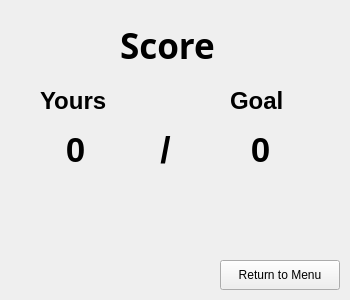
<?xml version="1.0" encoding="UTF-8"?>
<ui version="4.0">
 <class>Result</class>
 <widget class="QWidget" name="Result">
  <property name="geometry">
   <rect>
    <x>0</x>
    <y>0</y>
    <width>350</width>
    <height>300</height>
   </rect>
  </property>
  <property name="cursor">
   <cursorShape>ArrowCursor</cursorShape>
  </property>
  <property name="windowTitle">
   <string>Result</string>
  </property>
  <property name="windowIcon">
   <iconset resource="resource.qrc">
    <normaloff>:/image/Resource/candyCrushLogo.png</normaloff>:/image/Resource/candyCrushLogo.png</iconset>
  </property>
  <widget class="QPushButton" name="pushButton_returnToMenu">
   <property name="geometry">
    <rect>
     <x>220</x>
     <y>260</y>
     <width>120</width>
     <height>30</height>
    </rect>
   </property>
   <property name="cursor">
    <cursorShape>PointingHandCursor</cursorShape>
   </property>
   <property name="text">
    <string>Return to Menu</string>
   </property>
  </widget>
  <widget class="QLabel" name="label_text_yours">
   <property name="geometry">
    <rect>
     <x>40</x>
     <y>80</y>
     <width>71</width>
     <height>41</height>
    </rect>
   </property>
   <property name="font">
    <font>
     <family>Arial</family>
     <pointsize>18</pointsize>
     <weight>75</weight>
     <bold>true</bold>
    </font>
   </property>
   <property name="text">
    <string>Yours</string>
   </property>
  </widget>
  <widget class="QLabel" name="label_text_goal">
   <property name="geometry">
    <rect>
     <x>230</x>
     <y>80</y>
     <width>71</width>
     <height>41</height>
    </rect>
   </property>
   <property name="font">
    <font>
     <family>Arial</family>
     <pointsize>18</pointsize>
     <weight>75</weight>
     <bold>true</bold>
    </font>
   </property>
   <property name="text">
    <string>Goal</string>
   </property>
  </widget>
  <widget class="QLabel" name="label_yoursValue">
   <property name="geometry">
    <rect>
     <x>10</x>
     <y>130</y>
     <width>131</width>
     <height>41</height>
    </rect>
   </property>
   <property name="font">
    <font>
     <family>Arial</family>
     <pointsize>26</pointsize>
     <weight>75</weight>
     <bold>true</bold>
    </font>
   </property>
   <property name="text">
    <string>&lt;html&gt;&lt;head/&gt;&lt;body&gt;&lt;p align=&quot;center&quot;&gt;0&lt;/p&gt;&lt;/body&gt;&lt;/html&gt;</string>
   </property>
  </widget>
  <widget class="QLabel" name="label_goalValue">
   <property name="geometry">
    <rect>
     <x>190</x>
     <y>130</y>
     <width>141</width>
     <height>41</height>
    </rect>
   </property>
   <property name="font">
    <font>
     <family>Arial</family>
     <pointsize>26</pointsize>
     <weight>75</weight>
     <bold>true</bold>
    </font>
   </property>
   <property name="text">
    <string>&lt;html&gt;&lt;head/&gt;&lt;body&gt;&lt;p align=&quot;center&quot;&gt;0&lt;/p&gt;&lt;/body&gt;&lt;/html&gt;</string>
   </property>
  </widget>
  <widget class="QLabel" name="label_text_slash">
   <property name="geometry">
    <rect>
     <x>130</x>
     <y>115</y>
     <width>71</width>
     <height>71</height>
    </rect>
   </property>
   <property name="font">
    <font>
     <family>Arial</family>
     <pointsize>28</pointsize>
     <weight>75</weight>
     <bold>true</bold>
    </font>
   </property>
   <property name="text">
    <string>&lt;html&gt;&lt;head/&gt;&lt;body&gt;&lt;p align=&quot;center&quot;&gt;/&lt;/p&gt;&lt;/body&gt;&lt;/html&gt;</string>
   </property>
  </widget>
  <widget class="QLabel" name="label_star1">
   <property name="geometry">
    <rect>
     <x>80</x>
     <y>210</y>
     <width>47</width>
     <height>41</height>
    </rect>
   </property>
   <property name="text">
    <string/>
   </property>
  </widget>
  <widget class="QLabel" name="label_star2">
   <property name="geometry">
    <rect>
     <x>140</x>
     <y>210</y>
     <width>47</width>
     <height>41</height>
    </rect>
   </property>
   <property name="text">
    <string/>
   </property>
  </widget>
  <widget class="QLabel" name="label_star3">
   <property name="geometry">
    <rect>
     <x>210</x>
     <y>210</y>
     <width>47</width>
     <height>41</height>
    </rect>
   </property>
   <property name="text">
    <string/>
   </property>
  </widget>
  <widget class="QLabel" name="label_item_pic">
   <property name="geometry">
    <rect>
     <x>120</x>
     <y>0</y>
     <width>101</width>
     <height>91</height>
    </rect>
   </property>
   <property name="font">
    <font>
     <family>微軟正黑體</family>
     <pointsize>26</pointsize>
     <weight>75</weight>
     <bold>true</bold>
    </font>
   </property>
   <property name="text">
    <string>Score</string>
   </property>
  </widget>
  <widget class="QLabel" name="label_backgroundImage">
   <property name="geometry">
    <rect>
     <x>290</x>
     <y>20</y>
     <width>47</width>
     <height>31</height>
    </rect>
   </property>
   <property name="text">
    <string/>
   </property>
  </widget>
  <widget class="QLabel" name="label_backgroundImageMask">
   <property name="geometry">
    <rect>
     <x>300</x>
     <y>50</y>
     <width>47</width>
     <height>31</height>
    </rect>
   </property>
   <property name="text">
    <string/>
   </property>
  </widget>
 </widget>
 <resources>
  <include location="resource.qrc"/>
 </resources>
 <connections/>
</ui>
